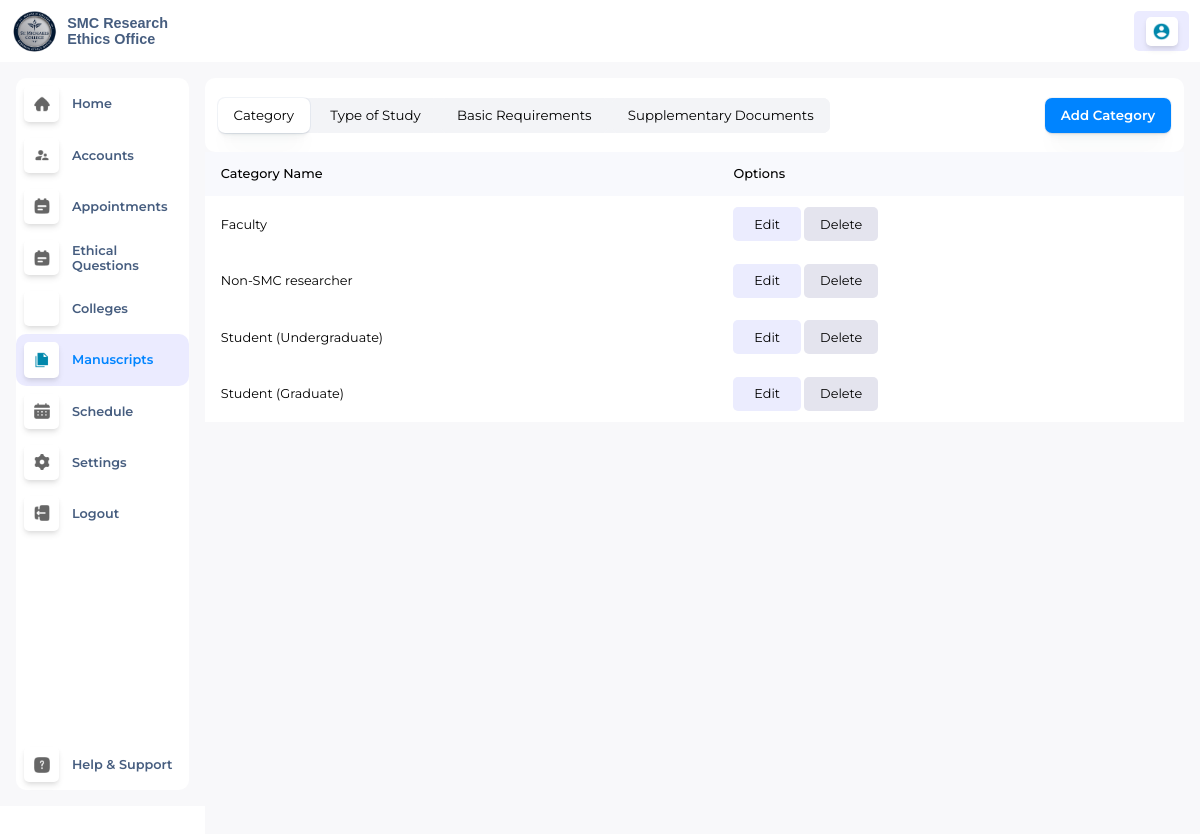
/adminManuscripts/, run on the app's committed database.
### EthicsApp/views/models.py (models this page shows, shortened)
class Category(models.Model):
    category_name= models.CharField(max_length=350, null=True)

### EthicsApp/views/adminDashboard.py (the view)
# urls.py: re_path(r'^adminManuscripts/$', views.adminManuscripts, name='adminManuscripts'),
def adminManuscripts(request):
    profile_picture = request.session.get('profile_picture', None)
    account_type = request.session.get('account_type', None)
    categories = Category.objects.all()
    category_data = []
    studtypes = TypeOfStudy.objects.all()
    studtype_data = []
    basicreqs = BasicRequirements.objects.all()
    basicreq_data = []
    suppreqs = SupplementaryRequirements.objects.all()
    suppreq_data = []
    for category in categories:
        category_data.append({
            'id': category.id,
            'category_name': category.category_name,
        })
    for studtype in studtypes:
        studtype_data.append({
            'type_of_study': studtype.type_of_study,
        })
    for basicreq in basicreqs:
        basicreq_data.append({
            'basicRequirements': basicreq.basicRequirements,
        })
    for suppreq in suppreqs:
        suppreq_data.append({
            'supplementaryRequirements': suppreq.supplementaryRequirements,
        })
    context = {
        'categories': category_data,
        'studtype': studtype_data,
        'basicreqs': basicreq_data,
        'suppreqs': suppreq_data,
        'profile_picture': profile_picture,
        'account_type': account_type,
    }
    return render(request, 'admin/adminManuscripts.html', context)

### EthicsApp/templates/admin/adminManuscripts.html (shortened to what this page needs)
{% extends "master.html" %}
{% load static %}
{% block css %}
<link rel="stylesheet" href="{% static './css/adminDashboard.css' %}">
<link rel="stylesheet" href="{% static './css/adminCategory.css' %}">
<link rel="stylesheet" href="https://cdnjs.cloudflare.com/ajax/libs/font-awesome/6.6.0/css/all.min.css" />
{% endblock %}
{% block content %}
<div class="MainContainer">
    {% include './adminTopNav.html' %}
    <div class="MC-Bottom">
        {% include './adminNav.html' %}
        <div id="Category-content">
            <div class="CC-Top">
                <div class="CCT-Left">
                    <button id="Category-btn">Category</button>
                    <button id="TypeStudy-btn">Type of Study</button>
                    <button id="Br-btn">Basic Requirements</button>
                    <button id="Sd-btn">Supplementary Documents</button>
                </div>
                <div class="CCT-Right">
                    <button id="AddCategory-btn">Add Category</button>
                </div>
            </div>
            <div id="Category-area" class="content-area" >
                <table>
                    <tr>
                        <th>Category Name</th>
                        <th>Options</th>
                    </tr>
                    {% if categories %}
                    {% for category in categories %}
                    <tr>
                        <td>{{ category.category_name }}</td>
                        <td>
                            <button class="TableEdit-Btn" type="button">Edit</button>
                            <button class="TableDelete-Btn" type="button">Delete</button>
                        </td>
                    </tr>
                    {% endfor %}
                    {% endif %}
                </table>
            </div>
        </div>
    </div>
</div>
{% endblock %}

### EthicsApp/static/css/master.css (style rules this page uses)
body { visibility: hidden; opacity: 0; transition: opacity 0.3s ease-in-out; }

### EthicsApp/static/css/adminDashboard.css (style rules this page uses)
* { margin: 0; padding: 0; }
body { overflow-y: hidden; font-family: "Montserrat", sans-serif; height: 90vh; background-color: var(--login-container); }
[data-theme="light"] { --bg-color: #f8f9ff; --text-color: #373131; --login-container: #ffffff; --border: #DCDCDE; --button-color: #0084ff; --button-hover: #0179e8; --container-border: #d7dde0; --h3-Top: #07192a; --input-bg: #f3f4f7; --icon-filter: brightness(0.5) invert(0.4); --nav-bg-icon: #f3f4f7; --nav-p: #465d7f; --nav-hover: #ebebff; --nav-p-hovered: black; --calendarView-btn-color: #f3f4f7; --modal-container: #ffffff; }
.MainContainer { width: 100%; height: 100%; background-color: var(--login-container); }
.MC-Bottom { display: flex; height: 93vh; }
table th { background-color: #f8f9fd; }
.TableEdit-Btn { background-color: #ebecfe; border: none; color: black; padding: 0.6rem 1.3rem; border-radius: 5px; font-family: "Montserrat", sans-serif; font-size: 0.8rem; }
.TableDelete-Btn { font-size: 0.8rem; background-color: #e4e4ee; border: none; padding: 0.6rem 1rem; border-radius: 5px; font-family: "Montserrat", sans-serif; }
table { width: 100%; border-collapse: collapse; margin-bottom: 20px; }
th, td { padding: 10px; text-align: left; }
tr:nth-child(even) { background-color: #f9f9f9; }

### EthicsApp/static/css/adminCategory.css (style rules this page uses)
[data-theme="light"] { --bg-color: #f8f9ff; --text-color: #373131; --login-container: #ffffff; --border: #DCDCDE; --button-color: #0084ff; --button-hover: #0179e8; --container-border: #d7dde0; --h3-Top: #07192a; --input-bg: #f3f4f7; --icon-filter: brightness(0.5) invert(0.4); --nav-bg-icon: #f3f4f7; --nav-p: #465d7f; --nav-hover: #ebebff; --nav-p-hovered: black; --calendarView-btn-color: #f3f4f7; --modal-container: #ffffff; }
#Category-content { width: 85%; height: 100%; display: flex; flex-direction: column; padding-right: 1rem; padding-top: 1rem; padding-bottom: 1rem; background-color: #f8f8fa; }
.CC-Top { height: 3rem; display: flex; justify-content: space-between; align-items: center; padding: 0.8rem; background-color: var(--modal-container); border-radius: 10px; }
.CCT-Left { background-color: var(--calendarView-btn-color); border-radius: 7px; }
.CCT-Right button { font-weight: 600; padding: 0.6rem 1rem; border: none; border-radius: 7px; font-family: "Montserrat", sans-serif; cursor: pointer; background-color: var(--button-color); color: white; box-shadow: rgba(14, 63, 126, 0.06) 0px 0px 0px 1px, rgba(42, 51, 70, 0.03) 0px 1px 1px -0.5px, rgba(42, 51, 70, 0.04) 0px 2px 2px -1px, rgba(42, 51, 70, 0.04) 0px 3px 3px -1.5px, rgba(42, 51, 70, 0.03) 0px 5px 5px -2.5px, rgba(42, 51, 70, 0.03) 0px 10px 10px -5px, rgba(42, 51, 70, 0.03) 0px 24px 24px -8px; }
.CCT-Left button { transition: background-color 0.3s ease, box-shadow 0.3s ease; }
.CCT-Left button { padding: 0.6rem 1rem; border: none; border-radius: 7px; font-family: "Montserrat", sans-serif; cursor: pointer; background-color: var(--calendarView-btn-color); }
.active-btn { border: 1px solid var(--container-border); background-color: #ffffff; box-shadow: rgba(14, 63, 126, 0.06) 0px 0px 0px 1px, rgba(42, 51, 70, 0.03) 0px 1px 1px -0.5px, rgba(42, 51, 70, 0.04) 0px 2px 2px -1px, rgba(42, 51, 70, 0.04) 0px 3px 3px -1.5px, rgba(42, 51, 70, 0.03) 0px 5px 5px -2.5px, rgba(42, 51, 70, 0.03) 0px 10px 10px -5px, rgba(42, 51, 70, 0.03) 0px 24px 24px -8px; }
table { width: 100%; border-collapse: collapse; text-align: left; table-layout: auto; }
td { font-family: "Montserrat", sans-serif; font-size: 0.8rem; padding: 0.7rem 1rem; background-color: var(--modal-container); }
th { font-family: "Montserrat", sans-serif; font-size: 0.8rem; padding: 0.9rem 1rem; background-color: var(--modal-container); }
th { font-weight: 500; }
td { vertical-align: middle; }
td { min-height: 2rem; }

### data on the page
Category: category_name "Faculty"
Category: category_name "Non-SMC researcher"
Category: category_name "Student (Undergraduate)"
Category: category_name "Student (Graduate)"
